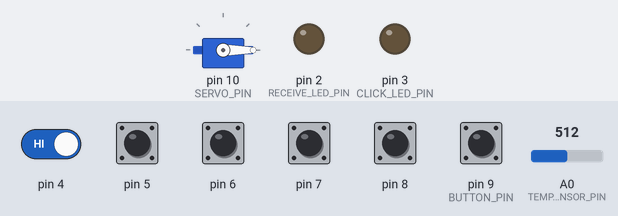
A sketch run on a simulated Arduino Uno, built with avr-gcc and run on an emulated ATmega328P. Parts: servo, output pins drawn as LEDs (lit = HIGH). Inputs (shaded band) come from the test bench; at power-on: pin 4–8, pin 9 (BUTTON_PIN) HIGH, A0 (TEMP_SENSOR_PIN) = 512. What the sketch prints to the serial monitor is not drawn.

Above: at 1.2 s.
1.3 s: pin 9 (BUTTON_PIN) pulled LOW for 0.15 s
At 2.1 s:
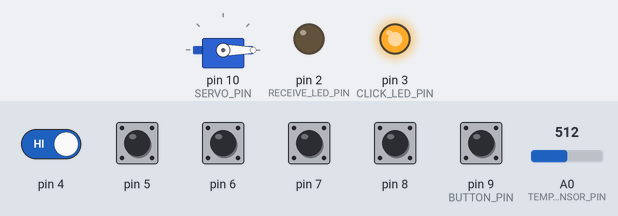
3.8 s: pin 9 (BUTTON_PIN) pulled LOW for 1 s
At 6.0 s:
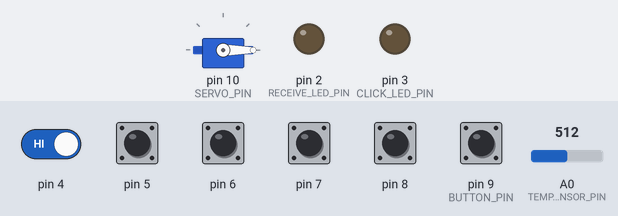
6.3 s: pin 4 driven LOW and pin 9 (BUTTON_PIN) driven LOW
At 7.0 s:
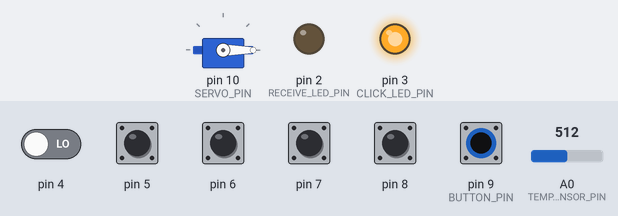
Timing chart, 0 to 9.3 s (numbered marks = the images above; inputs shaded):
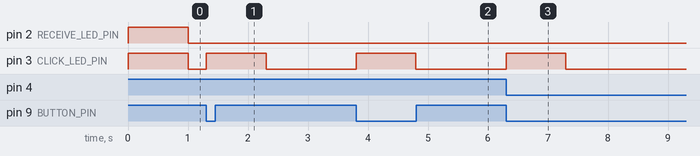

Measured:
- after the input at 1.3 s, pin 3 (CLICK_LED_PIN): LOW → HIGH at once, → LOW 1.0 s later
- after the input at 3.8 s, pin 3 (CLICK_LED_PIN): LOW → HIGH at once, → LOW 1.0 s later
- after the input at 6.3 s, pin 3 (CLICK_LED_PIN): LOW → HIGH at once, → LOW 1.0 s later

The sketch:

mote.ino
```cpp
/*
   mote.ino
   Program for Arduino
   Keio University Westlab 2016.10
   Author: Tada Matz
*/

//<==== Please change according to an instruction
String MOTENAME = "yourname"; //recommended to be between 1 ~ 10
int MOTEID = 0; //should be from 1 ~ 20
uint32_t DEST_ADDR_LSB = 0x40B0A672; // LSB of COODINATOR
//====>Please change according to an instruction

#include "XBee.h"
#include "source.h"

Servo myservo;
MyXBee myxbee;

int oldButtonState;
int SWITCH_ARRAY_PIN[5];    //switch
int switch_values[5];
unsigned long serialPreviousMillis;    //loop serial print
unsigned long receiveLedPreviousMillis;    //Receive LED
unsigned long clickLedPreviousMillis;
unsigned long servoPreviousMillis;

//#define WITH_PERIODIC
#ifdef WITH_PERIODIC
unsigned long sendPastMillis = millis();
#define SEND_INTERVAL 1000
#endif

void setup() {
  Serial.begin(9600);

  serialPreviousMillis = millis();
  receiveLedPreviousMillis = millis();
  clickLedPreviousMillis = millis();
  servoPreviousMillis = millis();

  oldButtonState = 0;
  int tempArray[] = {8, 7, 6, 5, 4};
  for (int i = 0; i < 5; i++) SWITCH_ARRAY_PIN[i] = tempArray[i];
  for (int i = 0; i < 5; i++) switch_values[i] = 0;

  pinMode(RECEIVE_LED_PIN, OUTPUT);
  digitalWrite(RECEIVE_LED_PIN, HIGH);

  pinMode(CLICK_LED_PIN, OUTPUT);
  digitalWrite(CLICK_LED_PIN, HIGH);

  pinMode(BUTTON_PIN, INPUT_PULLUP);
  for (int i = 0; i < 5; i++) pinMode(SWITCH_ARRAY_PIN[i], INPUT_PULLUP);

  myservo.attach(SERVO_PIN, 550, 2000); //attach(pin number(must be PWM pin), MIN pulse width, MAX pulse width)
  myservo.write(0);

  myxbee.init();
}

void loop() { //loop
  if (millis() - receiveLedPreviousMillis >= RECEIVE_LED_ON_INTERVAL) digitalWrite(RECEIVE_LED_PIN, LOW);  //put off receive LED
  if (millis() - clickLedPreviousMillis >= CLICK_LED_ON_INTERVAL) digitalWrite(CLICK_LED_PIN, LOW);  //put off click LED
  if (millis() - servoPreviousMillis >= SERVO_ON_INTERVAL) myservo.write(0);  //make servo default

  //check receiving data
  myxbee.receiveXBeeData(myservo);

  //sending data
  if (clickDetection() == 1) {
    int valueFromSwitches = getValueFromSwitches();
    float tempTemperature = getTemperature(TEMP_SENSOR_PIN);
    char tempStr[1 + 1 + 4 + 1];
    sprintf(tempStr, "%c%c%04d%c",
            UPLINK_HEADER,
            MOTEID + int(ID_PACKET_OFFSET),
            int(tempTemperature * 10),
            valueFromSwitches + int(ID_PACKET_OFFSET));
    String temppayload = "";
    temppayload += tempStr + MOTENAME + "\n";
    myxbee.sendXBeeData(temppayload);
  }

#ifdef WITH_PERIODIC
  if (millis() - sendPastMillis > SEND_INTERVAL) {
    sendPastMillis += SEND_INTERVAL;
    int valueFromSwitches = getValueFromSwitches();
    float tempTemperature = getTemperature(TEMP_SENSOR_PIN);
    char tempStr[1 + 1 + 4 + 1];
    sprintf(tempStr, "%c%c%04d%c",
            UPLINK_HEADER,
            MOTEID + int(ID_PACKET_OFFSET),
            int(tempTemperature * 10),
            valueFromSwitches + int(ID_PACKET_OFFSET));
    String temppayload = "";
    temppayload += tempStr + MOTENAME + "\n";
    myxbee.sendXBeeData(temppayload);
  }
#endif

  //loop seconds
  if (millis() - serialPreviousMillis > 1000) {
    serialPreviousMillis += 1000;
    Serial.println(F("in a loop"));
  }
}

int clickDetection() { //click detection
  int buttonClicked = 0;
  int newButtonState = digitalRead(BUTTON_PIN);
  if (oldButtonState == HIGH && newButtonState == LOW) { //button pressed. CAUTION pull up
    buttonClicked = 1;
    Serial.println(F("Button clicked"));
    //put on click LED
    digitalWrite(CLICK_LED_PIN, HIGH);
    clickLedPreviousMillis = millis();
  }
  oldButtonState = newButtonState;
  return buttonClicked;
}

int getValueFromSwitches() { //get value from switches
  Serial.print(F("switch_values: "));
  int value_from_switches = 0;
  for (int i = 0; i < 5; i++) {
    switch_values[i] = digitalRead(SWITCH_ARRAY_PIN[i]);
    if (switch_values[i] == LOW) value_from_switches += (1 << i); //switched
    Serial.print(switch_values[i]);
    Serial.print(",");
  }
  Serial.print(F("value_from_swtches: "));
  Serial.print(value_from_switches);
  Serial.println("");
  return value_from_switches;
}

float getTemperature(int pin) { //Measure temperature, origined from Bob-san's program
  int v = 1023 - analogRead(pin);
  float res = (1023.0 / v) - 1;
  res = SERIESRESISTOR / res;
  float temp = (1 / (0.00096564 + (0.00021068 * log(res) ) + (0.000000085826 * ( pow( log(res) , 3))))) - 273.15;
  return temp;
}
```

main.h
```cpp
/*
 * main.h
 * Author: Tada Matz
 * Comment: define pins and interval
 */

#ifndef MAIN_H
#define MAIN_H

//button
#define BUTTON_PIN 9

//Click LED
#define CLICK_LED_PIN 3
#define CLICK_LED_ON_INTERVAL 1000

//Receive LED
#define RECEIVE_LED_PIN 2
#define RECEIVE_LED_ON_INTERVAL 1000

//packet
#define ID_PACKET_OFFSET '0'
#define UPLINK_HEADER 'U'
#define DOWNLINK_HEADER 'D'

//temperature sensor
#define TEMP_SENSOR_PIN A0
#define SERIESRESISTOR 10000

//Servo
#define SERVO_PIN 10
#define SERVO_ON_INTERVAL 3000

#endif
```

source.cpp
```cpp
/*
 * source.cpp
 * Author: Tada Matz
 * Comment: Methods of MyXBee class
 */

#include "source.h"

MyXBee::MyXBee() {
  xbee = XBee();
  //receive
  response = XBeeResponse();
  rx = ZBRxResponse(); // create reusable response objects for responses we expect to handle
}

void MyXBee::init() {
  //XBee
  xbee.setSerial(Serial); //for UNO
  //send
  txAddrHSB = 0x0013A200;
  txAddrLSB = DEST_ADDR_LSB; //the address of coordinator
}

void MyXBee::sendXBeeData(String payload) {
  uint8_t temppayload[payload.length()];
  for (int i = 0; i < (int)payload.length(); i++) {
    temppayload[i] = payload.charAt(i);
  }
  Serial.println(F("Send ZbTx"));
  txAddr64 = XBeeAddress64(txAddrHSB, txAddrLSB);
  txRequest = ZBTxRequest(txAddr64, temppayload, sizeof(temppayload));
  xbee.send(txRequest);
}

void MyXBee::receiveXBeeData(Servo servo) {
  xbee.readPacket();

  if (xbee.getResponse().isAvailable()) {    // got something
    if (xbee.getResponse().getApiId() == ZB_RX_RESPONSE) {      // got a zb rx packet
      //      Serial.print("got zb rx packet >>> ");

      //put on receive LED
      digitalWrite(RECEIVE_LED_PIN, HIGH);
      receiveLedPreviousMillis = millis();

      // now fill our zb rx class
      xbee.getResponse().getZBRxResponse(rx);

      //parsing data(payload) should be explored more
      uint8_t receivePayload [rx.getDataLength()];
      for (int i = 0; i < rx.getDataLength(); i++) receivePayload[i] = rx.getData(i);

      //printing packet info
      //remote source address
      Serial.print(rx.getRemoteAddress64().getMsb(), HEX);//data type of return value is uint32_t
      Serial.print(",");
      Serial.print(rx.getRemoteAddress64().getLsb(), HEX);//data type of return value is uint32_t
      Serial.print(",");
      //data(payload) length
      Serial.print(rx.getDataLength());
      Serial.print(",");
      Serial.println("");
      for (int i = 0; i < rx.getDataLength(); i++) Serial.print((char)receivePayload[i]);
      Serial.println("");

      uint8_t payloadType = receivePayload[0]; //judge whether the packet is hopping packet or not
      if (payloadType == DOWNLINK_HEADER) {
        Serial.println(F("This packet is from Coordinator"));
        if (0 < MOTEID && MOTEID < rx.getDataLength()) {
          //here shake servo motor
          int tempMyVotedCounter = int(receivePayload[MOTEID] - ID_PACKET_OFFSET);//          Serial.println(tempMyVotedCounter);
          int temp_angle = 30;
          if (tempMyVotedCounter >= 5) temp_angle = 150;
          else if (tempMyVotedCounter >= 2) temp_angle = 90;
          else if (tempMyVotedCounter >= 1) temp_angle = 60;
          else if (tempMyVotedCounter >= 0) temp_angle = 30;
          servoPreviousMillis = millis();
          servo.write(temp_angle); //          Serial.println(temp_angle);
        }
      }
      else { //the packet is not hopping packet
        Serial.println(F("got normal packet"));
      }
    }
  }
}
```

source.h
```cpp
/*
 * source.h
 * Author: Tada Matz
 * Comment: MyXBee class. simple XBee handler
 */

#ifndef SOURCE_H
#define SOURCE_H

#include "main.h"
#include "Arduino.h"
#include "XBee.h"
#include <Servo.h>

//variables
extern String MOTENAME; //recommended to be between 1 ~ 10
extern int MOTEID; //should be from 1 ~ 20
extern uint32_t DEST_ADDR_LSB; // LSB of COODINATOR

//variables
extern int oldButtonState;
extern int SWITCH_ARRAY_PIN[5];    //switch
extern int switch_values[5];
extern unsigned long serialPreviousMillis;    //loop serial print
extern unsigned long receiveLedPreviousMillis;    //Receive LED
extern unsigned long clickLedPreviousMillis;
extern unsigned long servoPreviousMillis;

//==========class
class MyXBee {
  public:
    //=== members ===
    //XBee
    XBee xbee;
    //receive
    XBeeResponse response;
    ZBRxResponse rx; // create reusable response objects for responses we expect to handle
    //for send
    uint32_t txAddrHSB;
    uint32_t txAddrLSB;
    XBeeAddress64 txAddr64;
    ZBTxRequest txRequest;

    //=== methods ===
    MyXBee();
    void init();
    //xbee
    void sendXBeeData(String payload);
    void receiveXBeeData(Servo servo);
};

#endif //ifndef SOURCE_H
```

Source omitted: XBee.cpp (47902 bytes), XBee.h (43862 bytes)
